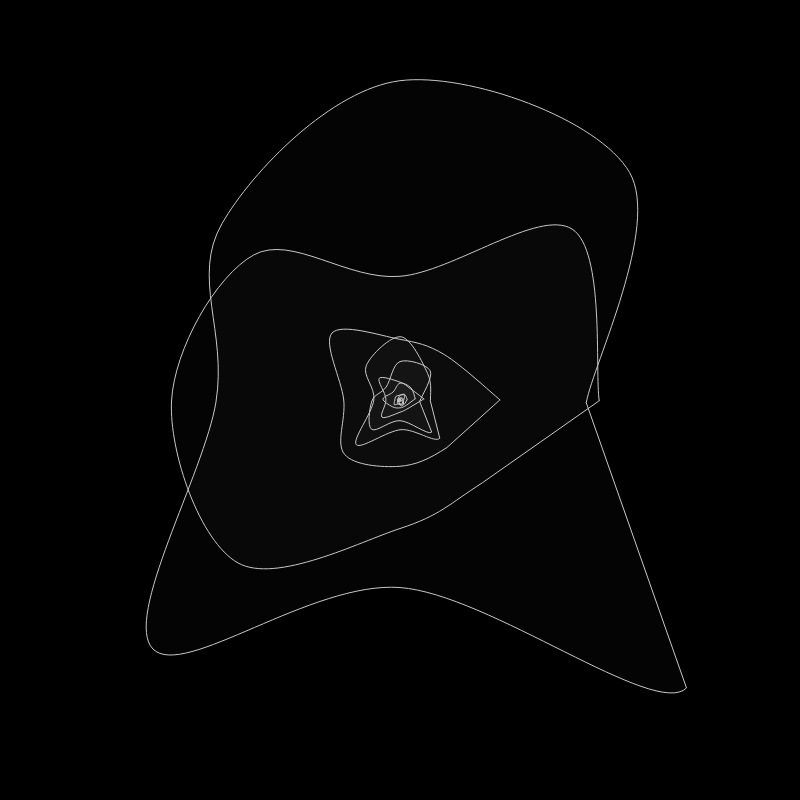
Frame 1 (no input)
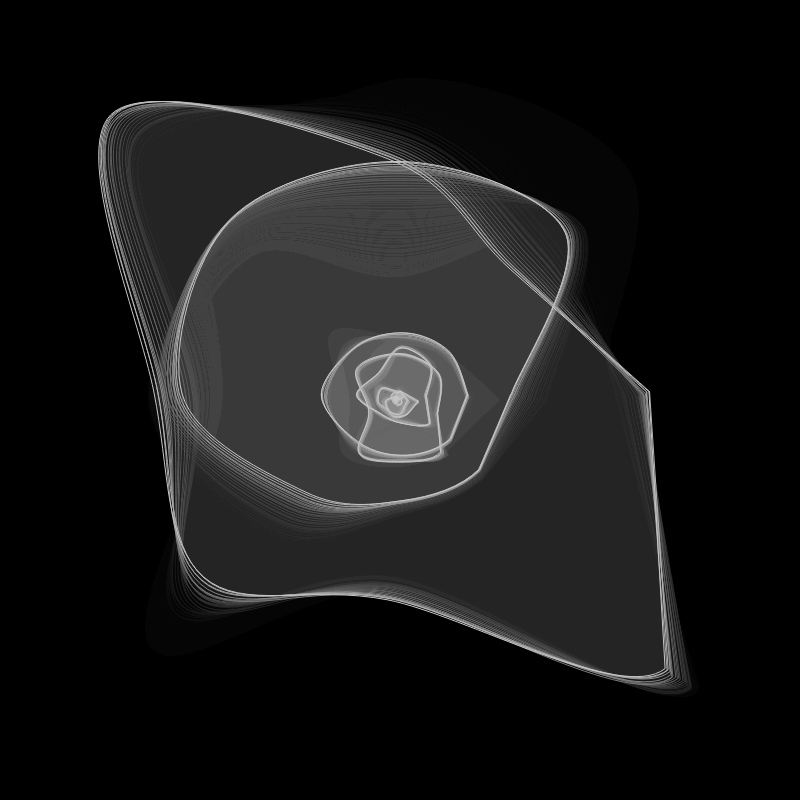
Frame 60 (no input)
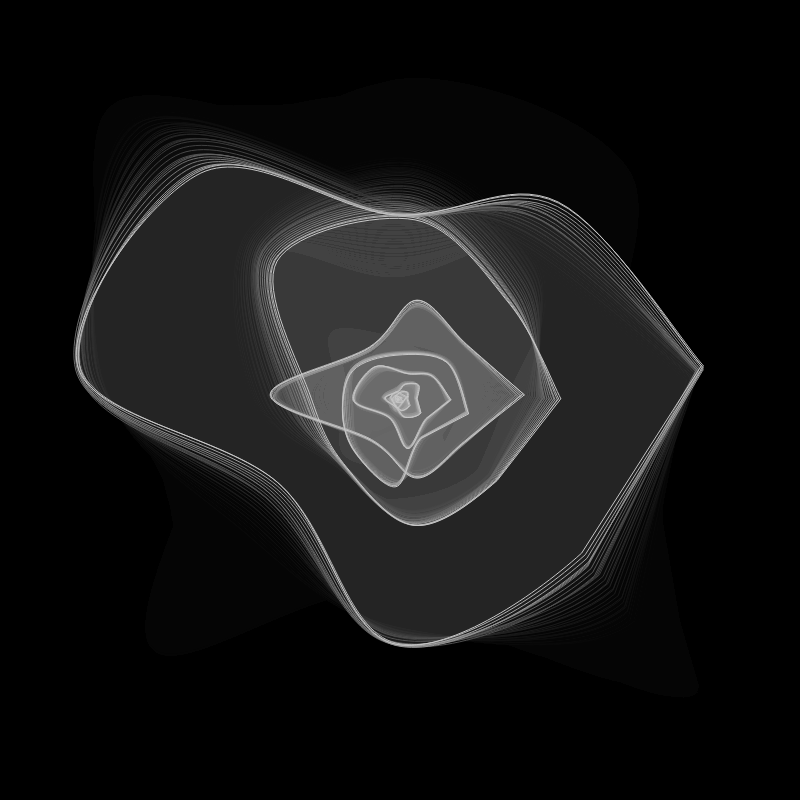
Frame 120 (the mouse pressed at the canvas centre since frame 60)

The p5.js sketch that drew these frames (run headless with seeded random() and noise() and a simulated clock; from frame 60 on, the mouse is pressed at the canvas centre):

// p5.js sketch
// ── sketch.js
let walkers = [];
const NUM_WALKERS = 16; // Number of nested walkers
const SIZE_RATIO = 0.6; // Each walker will be 60% the size of its parent
const VERTICES = 8; // Number of vertices for each shape

function setup() {
  createCanvas(800, 800);
  // Create walkers, starting from largest to smallest
  let startSize = 500;
  for (let i = 0; i < NUM_WALKERS; i++) {
    walkers.push(new Walker(
      width/2, 
      height/2, 
      startSize * pow(SIZE_RATIO, i)
    ));
  }
  background(0);
}

function draw() {
  background(0, 25);
  
  // Update and show all walkers
  walkers[0].update(); // First walker moves freely
  for (let i = 1; i < walkers.length; i++) {
    walkers[i].update(walkers[i-1].x, walkers[i-1].y); // Each walker follows its parent
  }
  
  // Draw from largest to smallest
  for (let walker of walkers) {
    walker.show();
  }
}

class Walker {
  constructor(x, y, size) {
    this.x = x;
    this.y = y;
    this.baseSize = size; // Store the original size
    this.size = size;
    this.sizeSpeed = random(0.01, 0.02);
    this.sizePhase = random(TWO_PI);
    
    // Initialize vertices with random offsets
    this.vertices = [];
    for (let i = 0; i < VERTICES; i++) {
      this.vertices.push({
        offset: random(0.6, 1.4),
        speed: random(0.01, 0.03),
        phase: random(TWO_PI)
      });
    }
  }
  
  update(parentX, parentY) {
    if (parentX === undefined) {
      // This is the main walker - move freely
      let choice = floor(random(4));
      switch(choice) {
        case 0: this.x += 2; break;
        case 1: this.x -= 2; break;
        case 2: this.y -= 2; break;
        case 3: this.y += 2; break;
      }
      // Keep main walker within canvas bounds
      this.x = constrain(this.x, 0, width);
      this.y = constrain(this.y, 0, height);
    } else {
      // This is a child walker - follow parent
      let choice = floor(random(4));
      switch(choice) {
        case 0: this.x += 1; break;
        case 1: this.x -= 1; break;
        case 2: this.y -= 1; break;
        case 3: this.y += 1; break;
      }
      
      // Constrain to parent rectangle boundaries
      let parentSize = this.size / SIZE_RATIO;
      let maxDistance = (parentSize - this.size) / 2;
      this.x = constrain(this.x, parentX - maxDistance, parentX + maxDistance);
      this.y = constrain(this.y, parentY - maxDistance, parentY + maxDistance);
    }
    
    // Update size
    this.sizePhase += this.sizeSpeed;
    let sizeVariation = map(sin(this.sizePhase), -1, 1, 0.8, 1.2); // ±20%
    this.size = this.baseSize * sizeVariation;
    
    // Update vertex offsets
    for (let v of this.vertices) {
      v.phase += v.speed;
      v.offset = map(sin(v.phase), -1, 1, 0.6, 1.4);
    }
  }
  
  show() {
    stroke(200);
    fill(255, 4);
    
    beginShape();
    for (let i = 0; i < VERTICES; i++) {
      let angle = map(i, 0, VERTICES, 0, TWO_PI);
      let radius = this.size/2 * this.vertices[i].offset;
      let vx = this.x + cos(angle) * radius;
      let vy = this.y + sin(angle) * radius;
      curveVertex(vx, vy);
      
      // Add first two points at end to close the shape smoothly
      if (i === 0) {
        let firstX = vx;
        let firstY = vy;
        if (i === VERTICES - 1) {
          curveVertex(firstX, firstY);
          curveVertex(firstX, firstY);
        }
      }
    }
    endShape(CLOSE);
  }
}
